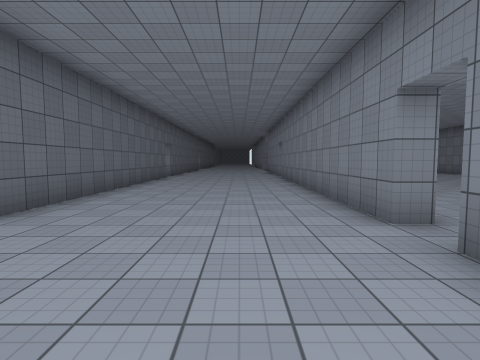
view 1 (above)

16 first-person views from a walk through a Unity game level. The camera is 1.5 m above the floor, tilts 4° down and sees 80° across. The floor is counted in squares, 2 m on a side. Each view is taken from the middle of a square. On the plan, view 1 faces up. The plan holds only what a view shows up to about 10 squares ahead; the rest is blank. The place goes on beyond the plan. Surface patterns are stand-ins for the level's own textures.

view 2
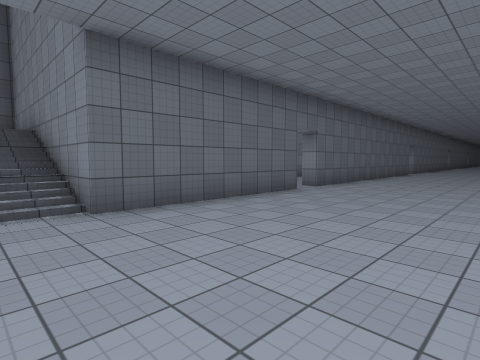

view 3
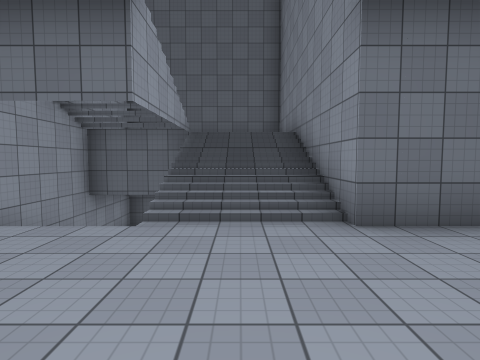

view 4
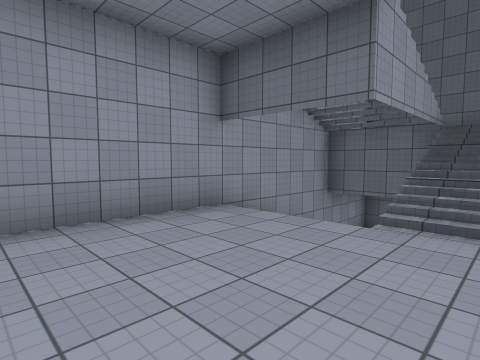

view 5
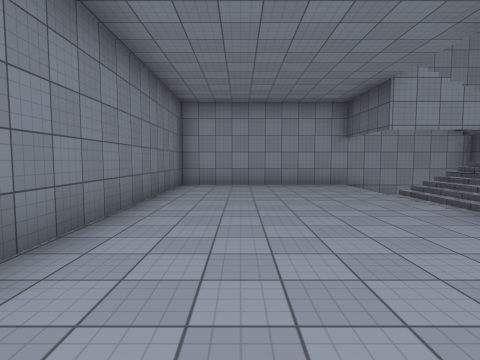

view 6
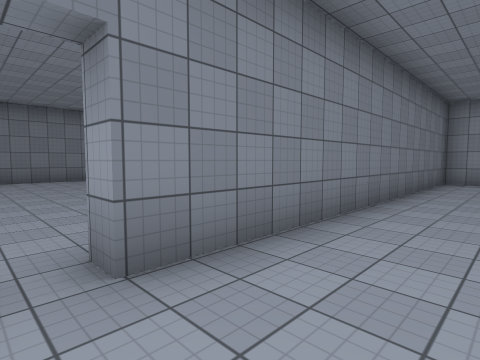

view 7
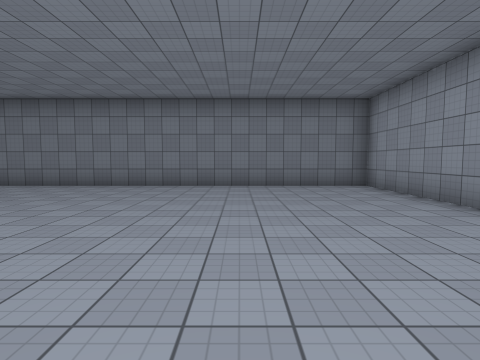

view 8
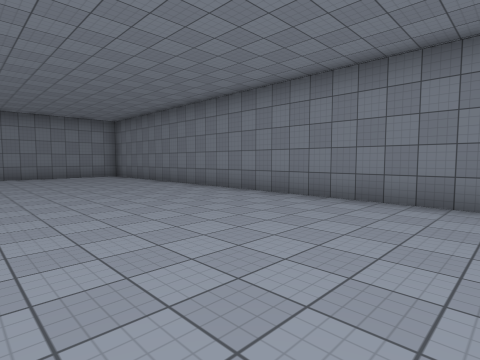

view 9
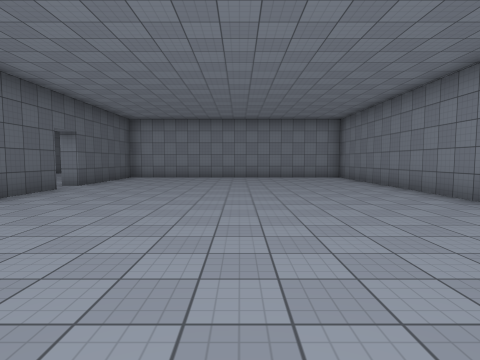

view 10
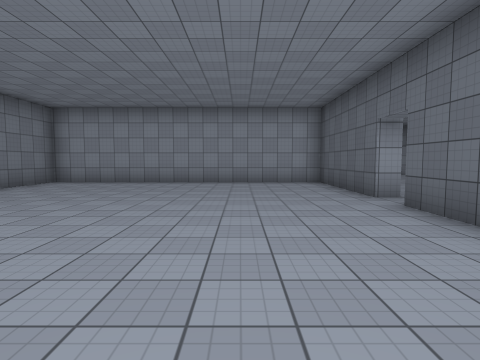

view 11
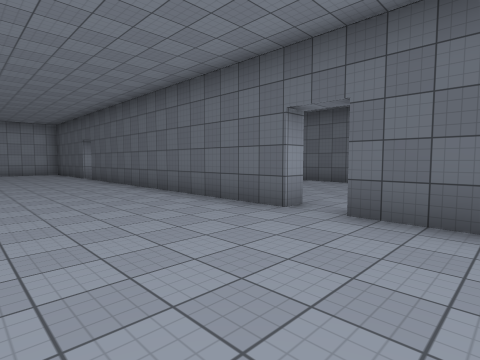

view 12
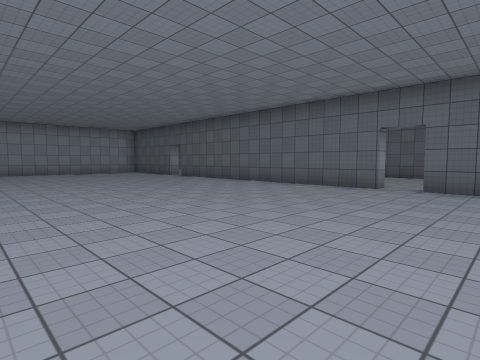

view 13
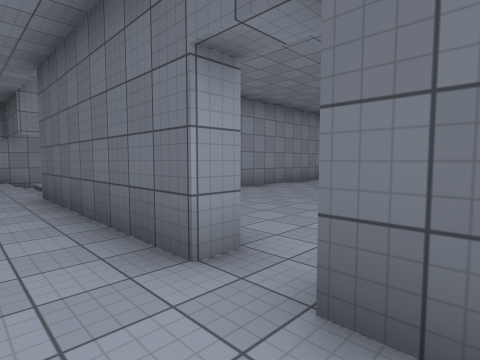

view 14
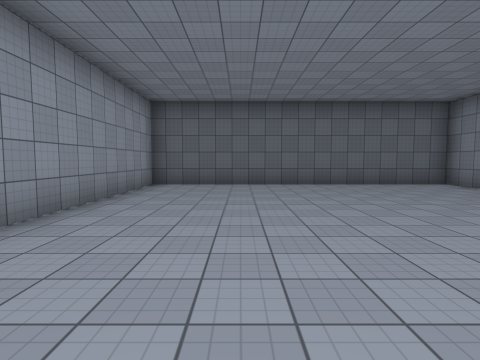

view 15
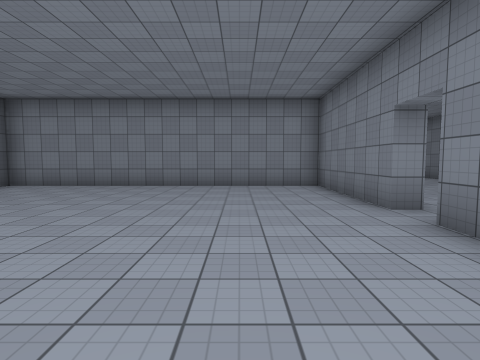

view 16
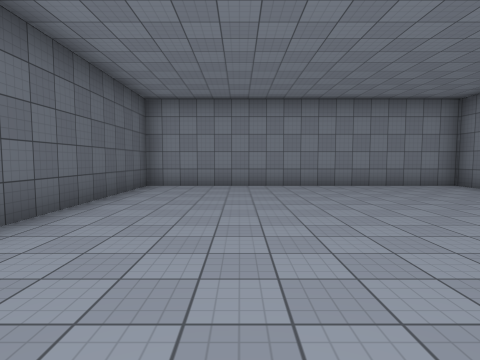

### Floor plan
Key: @ floor where view 1 was taken; # wall or solid block; . floor; / step, stairs or slope.
Columns run from 13 left of view 1 to 12 right of it. Each row starts with its distance up from view 1.
 15                #.........#
 14                #.........#
 13             .............#
 12             ...#.........#
 11           #....#.........#
 10           #....#.........#
  9           #....#.........#
  8 ###########....#.........#
  7 #.........#....#.........#
  6 #.........#....#.........#
  5 #.........#....#.........#
  4 #.........#....#.........#
  3 #........................#
  2 #.........#....#.........#
  1 #.........#....#.........#
  0 #........ #..@.#.........#
 -1 #.......  #....#.........#
 -2 ###########....###########
 -3    #   ///.....#
 -4    #   ///.....#
 -5    #  /#///....#
 -6    #  /   /....#
 -7    #  /   /....#
 -8    #############

Positions as (right, up) in squares from view 1, and headings:
1: (0, 0), facing up
2: (1, -4), facing up-left
3: (0, -4), facing left
4: (0, -4), facing down-left
5: (0, 1), facing down
6: (0, 3), facing down-right
7: (3, 2), facing right
8: (6, 4), facing up-right
9: (7, 5), facing up
10: (5, 8), facing down
11: (6, 15), facing down-left
12: (10, 15), facing down-left
13: (-2, 4), facing down-left
14: (-4, 1), facing left
15: (-6, -1), facing up
16: (-10, -1), facing up
